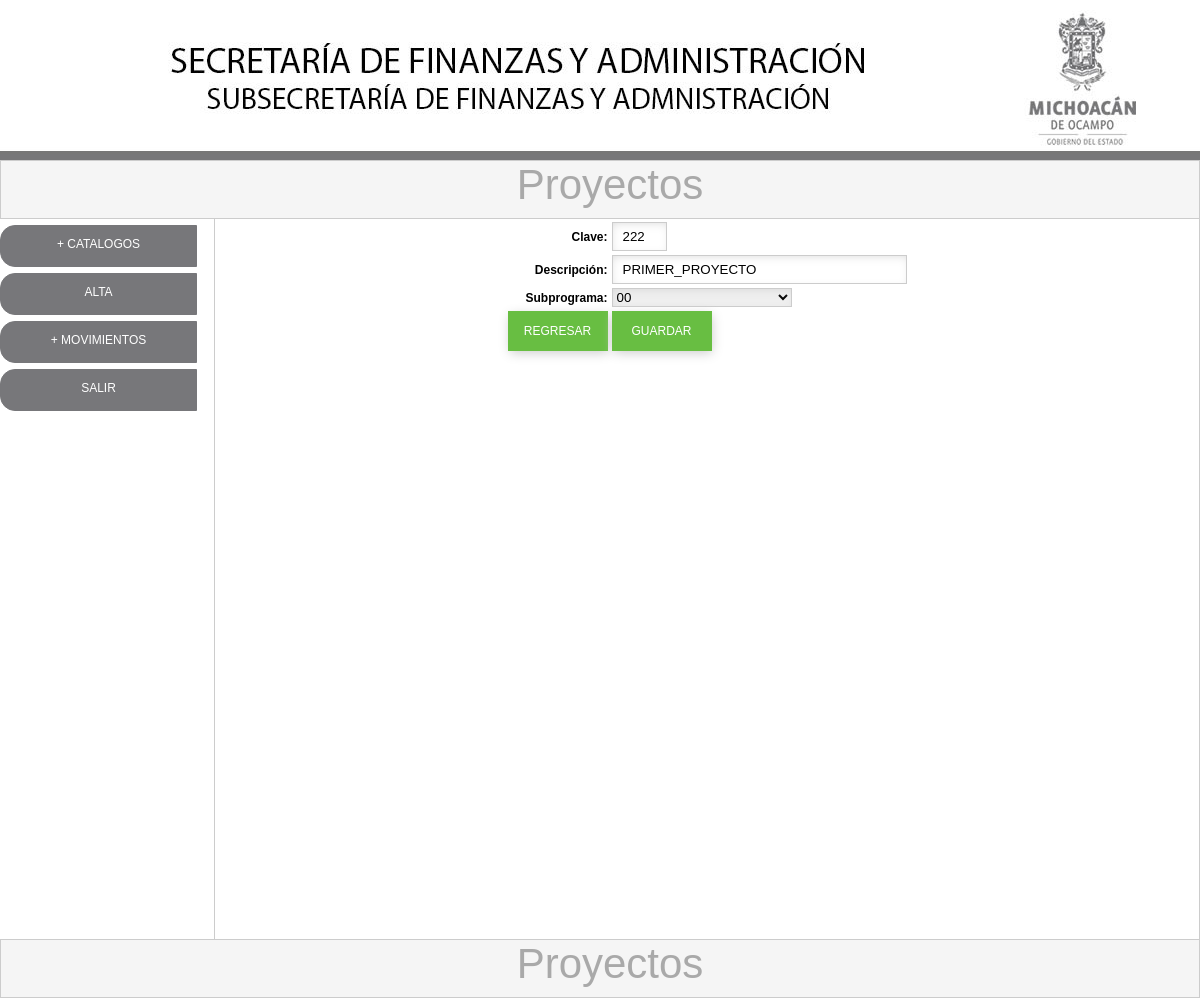
The page /cat_proyectos_md.php?idproyecto=2 (signed in) on the database its author committed.
### tables this page shows
CREATE TABLE `cat_proyecto` (
  `idproyecto` int(11) NOT NULL AUTO_INCREMENT,
  `clave` varchar(7) DEFAULT NULL,
  `descripcion` varchar(150) DEFAULT NULL,
  `idsubprograma` int(11) DEFAULT NULL,
  PRIMARY KEY (`idproyecto`)
);

CREATE TABLE `cat_subprograma` (
  `idsubprograma` int(11) NOT NULL AUTO_INCREMENT,
  `clave` varchar(7) DEFAULT NULL,
  `descripcion` varchar(150) DEFAULT NULL,
  `idprograma` int(11) DEFAULT NULL,
  PRIMARY KEY (`idsubprograma`)
);

### cat_proyectos_md.php (the view, shortened to what this page needs)
<?php require_once('Connections/conexion.php'); ?>
<?php
if (!function_exists("GetSQLValueString")) {
function GetSQLValueString($theValue, $theType, $theDefinedValue = "", $theNotDefinedValue = "")
{
  $theValue = function_exists("mysql_real_escape_string") ? mysql_real_escape_string($theValue) : mysql_escape_string($theValue);
  switch ($theType) {
    case "long":
    case "int":
      $theValue = ($theValue != "") ? intval($theValue) : "NULL";
      break;
  }
  return $theValue;
}
}
$editFormAction = $_SERVER['PHP_SELF'];
if (isset($_SERVER['QUERY_STRING'])) {
  $editFormAction .= "?" . htmlentities($_SERVER['QUERY_STRING']);
}
$colname_proyectos = "-1";
if (isset($_GET['idproyecto'])) {
  $colname_proyectos = $_GET['idproyecto'];
}
$query_proyectos = sprintf("SELECT py.idproyecto, py.clave, py.descripcion as py_desc, ps.descripcion as ps_desc,ps.idsubprograma as ps_idsubprograma
							FROM cat_proyecto py
							INNER JOIN cat_subprograma ps on py.idsubprograma=ps.idsubprograma
						    WHERE py.idproyecto = %s", GetSQLValueString($colname_proyectos, "int"));
$proyectos = mysql_query($query_proyectos, $conexion) or die(mysql_error());
$row_proyectos = mysql_fetch_assoc($proyectos);
?>
<!doctype html>
<html>
<head>
<link rel="stylesheet" type="text/css" href="css/estilos.css">
</head>
<body topmargin="0" leftmargin="0">
<div id="todo">
	<div id="cabeza_prin">
    </div>
    <div id="tituloarriba">
   		<div id="titulosup">Proyectos</div>
    </div>
    <div id="cuerpo">
    	<div id="panelizq">
			<? include("menu.php"); ?>
      </div>
        <div id="centro_prin">
          <form method="post" name="form1" action="<?php echo $editFormAction; ?>">
            <table align="center">
              <tr valign="baseline">
                <td nowrap align="right"><label class="label">Clave:</label></td>
                <td><input class="campo" type="text" name="clave" value="<?php echo htmlentities($row_proyectos['clave'], ENT_COMPAT, 'iso-8859-1'); ?>" size="2" maxlength="2"></td>
              </tr>
              <tr valign="baseline">
                <td nowrap align="right"><label class="label">Descripción:</label></td>
                <td><input class="campo" type="text" name="descripcion" value="<?php echo htmlentities($row_proyectos['py_desc'], ENT_COMPAT, 'iso-8859-1'); ?>" size="32"></td>
              </tr>
              <tr valign="baseline">
              	<td nowrap align="right"><label class="label">Subprograma:</label></td>
                <td><select name="sprograma" class="lista" style="width:180px;">
                	<option value="<? echo $row_proyectos['ps_idsubprograma']?>"><? echo $row_proyectos['ps_desc']?></option>
                </select></td>
              </tr>
              <tr valign="baseline">
                <td nowrap align="right"><input class="boton" type="button" name="regresar" id="regresar" value="REGRESAR" onClick="location.replace('cat_proyectos.php');"></td>
                <td><input class="boton" type="button" name="guardar" id="guardar" value="GUARDAR" onClick="if(valida(this.form)) submit();"></td>
              </tr>
            </table>
          </form>
          <p>&nbsp;</p>
        </div>
    </div>
    <div id="tituloabajo">
   		<div id="tituloinf">Proyectos</div>
    </div>
</div>
</body>
</html>

### css/estilos.css (style rules this page uses)
#todo { margin: 10px auto; width: 1200px; }
#cabeza_prin { width:1200px; height:150px; background: url(../imagenes/bannernomina.jpg); }
#cuerpo { width:1200px; height:645px; }
#panelizq { float:left; width:214px; height:637px; }
#centro_prin { float:left; border-left:1px solid #CCC; border-right:1px solid #CCC; width:984px;; height:720px; background-repeat:no-repeat; background-position:center; background-size:800px; }
#tituloarriba { border:1px solid #CCC; width:1198px; height:57px; background:#F5F5F5; }
#tituloabajo { border:1px solid #CCC; width:1198px; height:57px; background:#F5F5F5; float: left; }
#titulosup { padding-left:20px; font-family: Tahoma, Geneva, sans-serif; font-size: 42px; color: #A9A9A9; text-align:center; }
#tituloinf { padding-left:20px; font-family: Tahoma, Geneva, sans-serif; font-size: 42px; color: #A9A9A9; text-align:center; }
.campo { border: 0; outline:none; height:25px; border:1px solid #CCC; -webkit-box-shadow: inset 1px 3px 12px -5px #CCC; box-shadow: inset 1px 3px 12px -5px #CCC; padding-left:10px; padding-right:10px; }
.label { padding-left:5px; font-family:Tahoma, Geneva, sans-serif; font-size:12px; font-weight:bold; color:#000000; }
.lista { outline: none; border: 1px solid #CCC; -webkit-box-shadow: inset 1px 3px 12px -5px #CCC; box-shadow: inset 1px 3px 12px -5px #CCC; font-family: Tahoma, Geneva, sans-serif; }
.boton { width:100px; height:40px; font-family:Tahoma, Geneva, sans-serif; font-size:12px; border:1px solid #68BE42; background:#68BE42; color:#FFFFFF; -webkit-box-shadow: 1px 3px 12px -1px #CCC; box-shadow: 1px 3px 12px -1px #CCC; }

### rows shown on the page
cat_proyecto: clave "222", descripcion "PRIMER_PROYECTO", sprograma "00"
